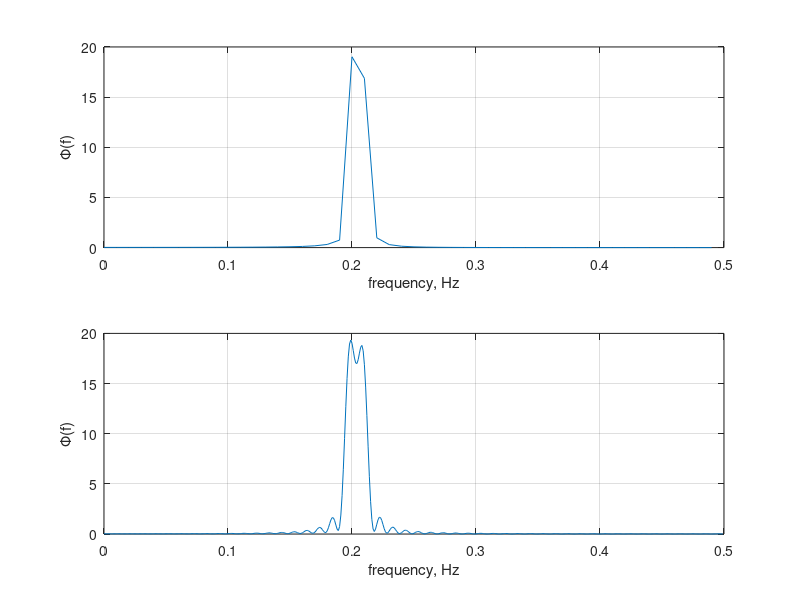
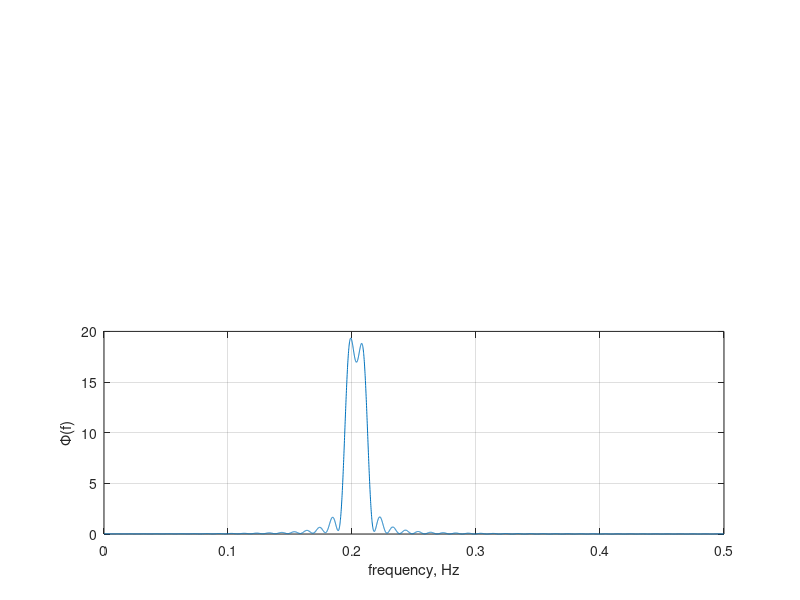

Recreate these plots in MATLAB, in order.
%Klockan är 18:22



%Här gör jag lite ändringar
test= 0;
testet= test+1;
%Nu gör jag en ändring HÄR
%Eller DÄR


%HAHAHAHAHAH

fs= 1; %Hz
Ts=1/fs; % samplingstid
N= 100; %sample

t = (0:(N-1))*Ts; % samplingstillfallen (tidsvektor)
deltaf=0.0067;
f1 = 0.2;
f2 = f1 + deltaf; %och amplituderna 1. Lagg inte till nagot brus i denna simulering!
ynn = sin(2*pi*f1*t) + sin(2*pi*f2*t);
y=ynn;

L = N; % Zeropadding om L>N
Phi = abs(fft(y,L)).^2/N;
%Skapa en frekvensvektor for de positiva frekvenserna
f = (0:(L/2-1))*fs/L;

L2=10*N;
Phi2 = abs(fft(y,L2)).^2/N;
%Skapa en frekvensvektor for de positiva frekvenserna
f2 = (0:(L2/2-1))*fs/L2;

L3=100*N;
Phi3 = abs(fft(y,L3)).^2/N;
%Skapa en frekvensvektor for de positiva frekvenserna
f3 = (0:(L3/2-1))*fs/L3;


%Plotta spektrum
subplot(2,1,1)
plot(f, Phi(1:L/2))
grid on
xlabel('frequency, Hz')
ylabel('\Phi(f)')
subplot(2,1,2)
plot(f2, Phi2(1:L2/2))
grid on
xlabel('frequency, Hz')
ylabel('\Phi(f)')
figure
subplot(2,1,2)
plot(f3, Phi3(1:L3/2))
grid on
xlabel('frequency, Hz')
ylabel('\Phi(f)')

